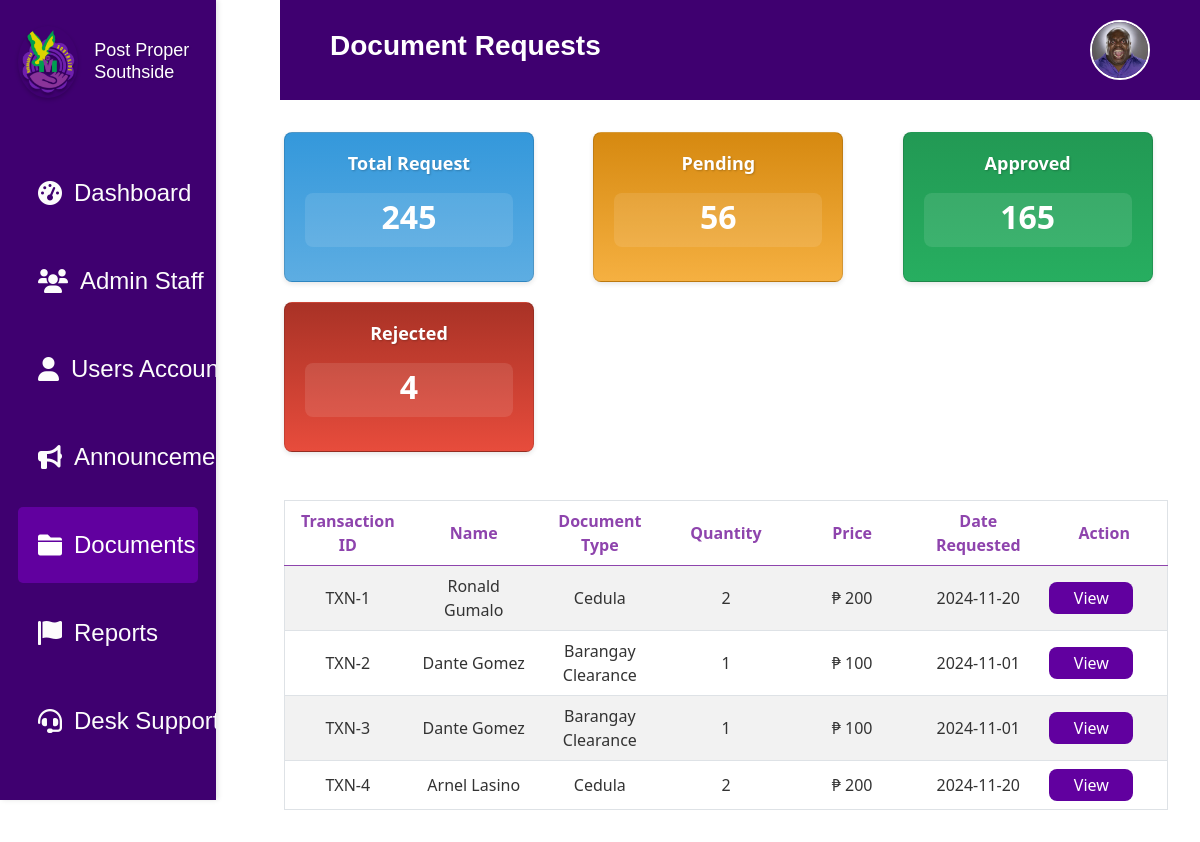
/documents.php (signed in), run on the app's committed database.
### tables this page shows
CREATE TABLE `document_requests` (
  `Id` int(11) NOT NULL,
  `DocumentType` varchar(100) NOT NULL,
  `Name` varchar(255) NOT NULL,
  `Address` varchar(255) DEFAULT NULL,
  `TIN_No` varchar(50) DEFAULT NULL,
  `CTC_No` varchar(50) DEFAULT NULL,
  `Alias` varchar(100) DEFAULT NULL,
  `Age` int(11) DEFAULT NULL,
  `LengthOfStay` int(11) DEFAULT NULL,
  `Citizenship` varchar(100) DEFAULT NULL,
  `Gender` varchar(10) DEFAULT NULL,
  `CivilStatus` varchar(50) DEFAULT NULL,
  `Purpose` text DEFAULT NULL,
  `Status` varchar(50) DEFAULT NULL,
  `Quantity` int(11) DEFAULT NULL,
  `DateRequested` date DEFAULT NULL
);

### documents.php (the view, shortened to what this page needs)
<?php
$price = 100.00;
include 'db.php';
$query = "SELECT Id, Name, DocumentType, Quantity, $price*Quantity AS Price, DateRequested FROM document_requests";
$stmt = $conn->prepare($query);
$stmt->execute();
$documentRequests = $stmt->fetchAll(PDO::FETCH_ASSOC);
?>
<!DOCTYPE html>
<html lang="en">
<head>
    <link rel="stylesheet" href="https://cdn.jsdelivr.net/npm/bootstrap@5.0.2/dist/css/bootstrap.min.css">
    <link rel="stylesheet" href="css/Documents.css">
</head>
<body>
<?php
    include 'header.php';
?>
<?php include 'sidebar.php'; ?>
<div class="main-content">
    <div class="statistic-container row text-center mb-4">
    <div class="col">
        <div class="card" style="background: linear-gradient(180deg, #3498DB, #5DADE2); width: 250px; height: 150px; color: white;">
            <h2 class="card-title">Total Request</h2>
            <div class="card-text" style="background: rgba(255, 255, 255, 0.1); width: 100%; height: 50%;">
                245
            </div>
        </div>
    </div>
    <div class="col">
        <div class="card" style="background: linear-gradient(180deg, #D68910, #F5B041); width: 250px; height: 150px; color: white;">
            <h2 class="card-title">Pending</h2>
            <div class="card-text" style="background: rgba(255, 255, 255, 0.1); width: 100%; height: 50%;">
                56
            </div>
        </div>
    </div>
    <div class="col">
        <div class="card" style="background: linear-gradient(180deg, #229954, #27AE60); width: 250px; height: 150px; color: white;">
            <h2 class="card-title">Approved</h2>
            <div class="card-text" style="background: rgba(255, 255, 255, 0.1); width: 100%; height: 50%;">
                165
            </div>
        </div>
    </div>
    <div class="col">
        <div class="card" style="background: linear-gradient(180deg, #A93226, #E74C3C); width: 250px; height: 150px; color: white;">
            <h2 class="card-title">Rejected</h2>
            <div class="card-text" style="background: rgba(255, 255, 255, 0.1); width: 100%; height: 50%;">
                4
            </div>
        </div>
    </div>
</div>
    <div class="table-container">
        <table class="table table-striped mb-0">
            <thead>
                <tr>
                    <th>Transaction ID</th>
                    <th>Name</th>
                    <th>Document Type</th>
                    <th>Quantity</th>
                    <th>Price</th>
                    <th>Date Requested</th>
                    <th>Action</th>
                </tr>
            </thead>
            <tbody>
                <?php
                if (!empty($documentRequests)) {
                    foreach ($documentRequests as $row) {
                        echo "<tr>";
                        echo "<td>TXN-" . htmlspecialchars($row['Id']) . "</td>";
                        echo "<td>" . htmlspecialchars($row['Name']) . "</td>";
                        echo "<td>" . htmlspecialchars($row['DocumentType']) . "</td>";
                        echo "<td>" . htmlspecialchars($row['Quantity']) . "</td>";
                        echo "<td>₱ " . htmlspecialchars($row['Price']) . "</td>";
                        echo "<td>" . htmlspecialchars($row['DateRequested']) . "</td>";
                        echo '<td><a href="document_verify.php" class="action-button">View</a></td>';
                        echo "</tr>";
                    }
                } else {
                    echo "<tr><td colspan='7'>No document requests found.</td></tr>";
                }
                ?>
            </tbody>
        </table>
    </div>
</div>
</body>
</html>

### css/Documents.css (style rules this page uses)
body { padding: 0; font-family: "Poppins", sans-serif; font-size: 20px; background-color: #ffffff; }
.main-content { margin-left: 200vh; background-color: #ffffff; }
table { width: 100%; border-collapse: collapse; margin-top: 20px; table-layout: fixed; border: 1px solid #ccc; }
th, td { padding: 15px; text-align: center; border: 1px solid #ddd; font-size: 16px; }
th { text-align: center; background-color: #f2f2f2; color: #8e44ad; font-weight: bold; }
td { word-wrap: break-word; color: #333; }
.card { border-radius: 0.5rem !important; box-shadow: 0 2px 5px rgba(0, 0, 0, 0.1); background-color: #fff; padding: 20px; border: 1px solid #e0e0e0; }
.card-title { font-size: 18px; font-weight: bold; color: #ffffff; text-shadow: 1px 1px 2px rgba(0, 0, 0, 0.2); }
.card-text { font-size: 2rem; font-weight: bold; border-radius: 0.5rem; color: #ffffff; margin-top: 10px; background: rgba(255, 255, 255, 0.1); }
.statistic-container { display: flex; justify-content: center; gap: 20px; margin-bottom: 20px; }
@media (max-width: 1200px) { .main-content { margin-left: 200px; } }

### css/header.css (style rules this page uses)
* { margin: 0; padding: 0; box-sizing: border-box; }

### css/Sidebar.css (style rules this page uses)
.main-content { padding: 2rem; margin-left: 21vw; flex: 1; }

### documents.php (style rules this page uses)
.table td, .table th { text-align: center; vertical-align: middle; }
.action-button { width: 7vw; height: 4vh; background-color: #61009F !important; color: white; display: flex; align-items: center; justify-content: center; border: none; border-radius: 8px; text-decoration: none; }

### data on the page
document_requests: Id "1", Name "Ronald Gumalo", DocumentType "Cedula", Quantity "2", Price "200", DateRequested "2024-11-20"
document_requests: Id "2", Name "Dante Gomez", DocumentType "Barangay Clearance", Quantity "1", Price "100", DateRequested "2024-11-01"
document_requests: Id "3", Name "Dante Gomez", DocumentType "Barangay Clearance", Quantity "1", Price "100", DateRequested "2024-11-01"
document_requests: Id "4", Name "Arnel Lasino", DocumentType "Cedula", Quantity "2", Price "200", DateRequested "2024-11-20"

### other printed values
$pageTitle "Document Requests"
